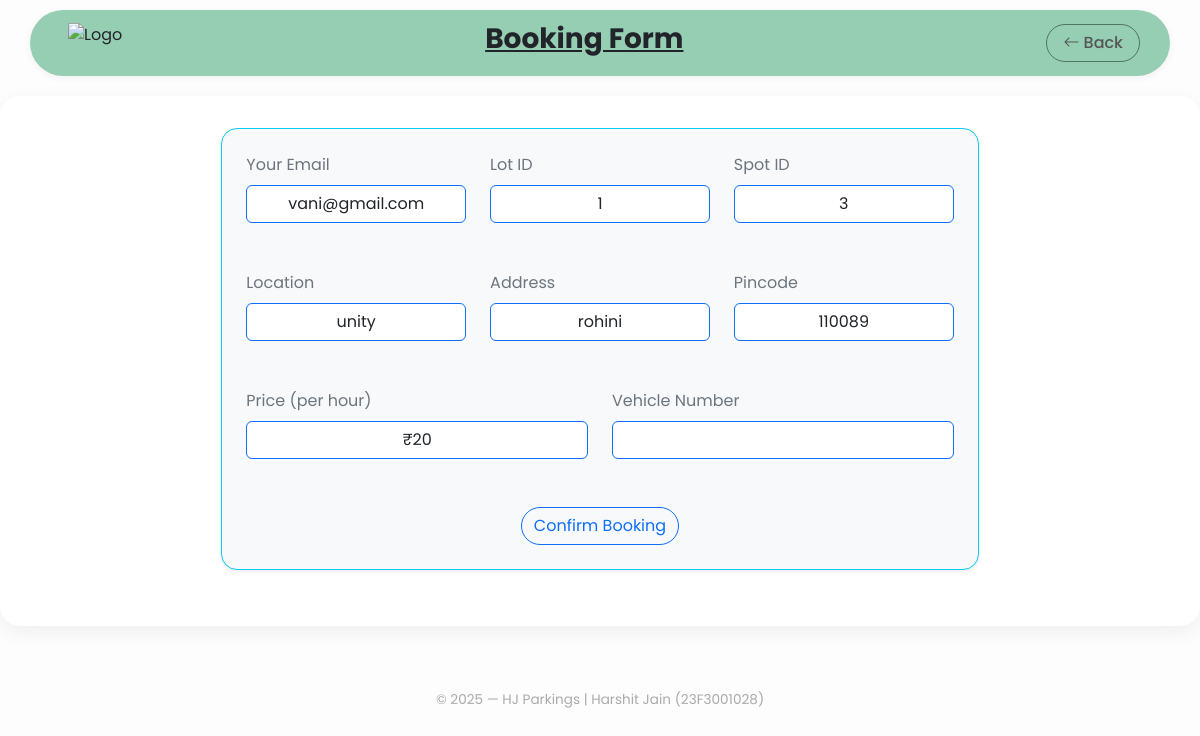
Before: /booking/1 (signed in) with the older database file.
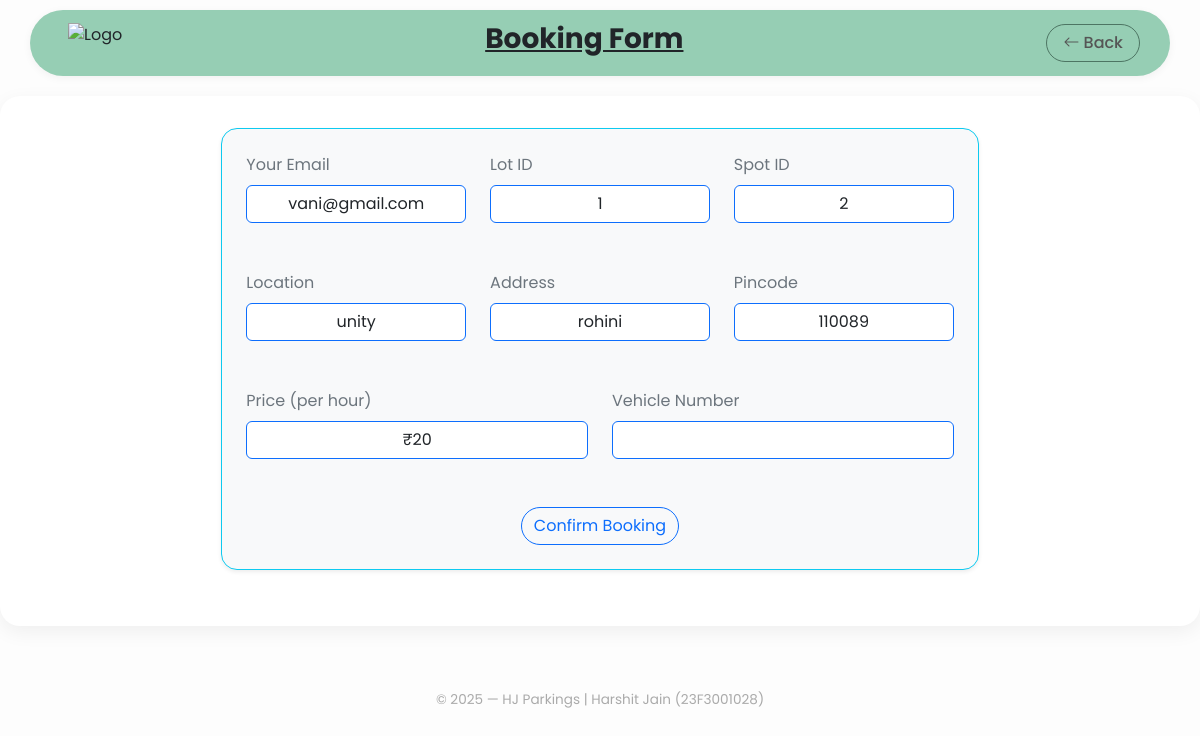
After: the same page with the newer database file.
### app/models/parking_spot.py (models this page shows)
class parking_spot(db.Model):
    __tablename__ = 'parking_spot'
    spot_id = db.Column(db.Integer, primary_key=True, autoincrement=True)
    lot_id = db.Column(db.Integer, db.ForeignKey('parking_lot.lot_id', ondelete='RESTRICT', onupdate='CASCADE'))
    status = db.Column(db.String(20), nullable=False) # status = 'occupied' or 'available'
    is_active = db.Column(db.Boolean, default=True)  # True = exists, False = deleted

### app/routes/client.py (the view, shortened to what this page needs)
@client_bp.route('/booking/<int:lot_id>', methods=["POST", "GET"])
@user_authentication
def booking(lot_id):
    vacant_spot = parking_spot.query.filter_by(lot_id=lot_id, status='available', is_active=True).first()
    user_email = session.get('user')
    lot = parking_lot.query.get(lot_id)
    if not vacant_spot:
        flash("No available spots in this parking lot.", "warning")
        return redirect(url_for('client.locations'))
    return render_template('client/booking.html', user_email=user_email, spot_id=vacant_spot, lot_id=lot.lot_id,location=lot.location, address=lot.address, pincode=lot.pin_code, price=lot.price )

### app/routes/client.py (called while the page is built)
def user_authentication(f):
    @wraps(f)
    def decorated_function(*args, **kwargs):
        if 'user' not in session:
            return redirect(url_for('auth.login'))
        return f(*args, **kwargs)
    return decorated_function

### app/templates/client/booking.html (shortened to what this page needs)
{% extends 'client/base.html' %}
{% block back %} {{ url_for('client.locations') }}{%endblock%}
{% block heading %}Booking Form{% endblock %}
{% block content %}
<div class="container col-lg-8 mb-4 border border-info rounded-4 shadow-sm p-4 bg-light">
    <form method="POST">
        <div class="row mb-5">
            <div class="col-md-4">
                <label class="form-label text-secondary">Your Email</label>
                <input type="text" class="form-control border-primary text-center" value="{{ user_email }}" readonly>
            </div>
            <div class="col-md-4">
                <label class="form-label text-secondary">Lot ID</label>
                <input type="text" class="form-control border-primary text-center" value="{{ lot_id }}" readonly>
            </div>
            <div class="col-md-4">
                <label class="form-label text-secondary">Spot ID</label>
                <input type="text" class="form-control border-primary text-center" value="{{ spot_id.spot_id }}" readonly>
            </div>
        </div>
        <div class="row mb-5">
            <div class="col-md-4">
                <label class="form-label text-secondary">Location</label>
                <input type="text" class="form-control border-primary text-center" value="{{ location }}" readonly>
            </div>
            <div class="col-md-4">
                <label class="form-label text-secondary">Address</label>
                <input type="text" class="form-control border-primary text-center" value="{{ address }}" readonly>
            </div>
            <div class="col-md-4">
                <label class="form-label text-secondary">Pincode</label>
                <input type="text" class="form-control border-primary text-center" value="{{ pincode }}" readonly>
            </div>
        </div>
        <div class="row mb-5">
            <div class="col-md-6">
                <label class="form-label text-secondary">Price (per hour)</label>
                <input type="text" class="form-control border-primary text-center" value="₹{{ price }}" readonly>
            </div>
            <div class="col-md-6">
                <label class="form-label text-secondary">Vehicle Number</label>
                <input type="text" name="vehicle_no" class="form-control border-primary text-center" required>
            </div>
        </div>
        <div class="text-center mt-4">
            <button type="submit" class="btn btn-outline-primary rounded-pill">Confirm Booking</button>
        </div>
    </form>
</div>
{% endblock %}

Changed rows visible on the page:
no longer on this page (row unchanged): parking_spot: spot_id "3"
now on this page (row edited): parking_spot: spot_id "2"
